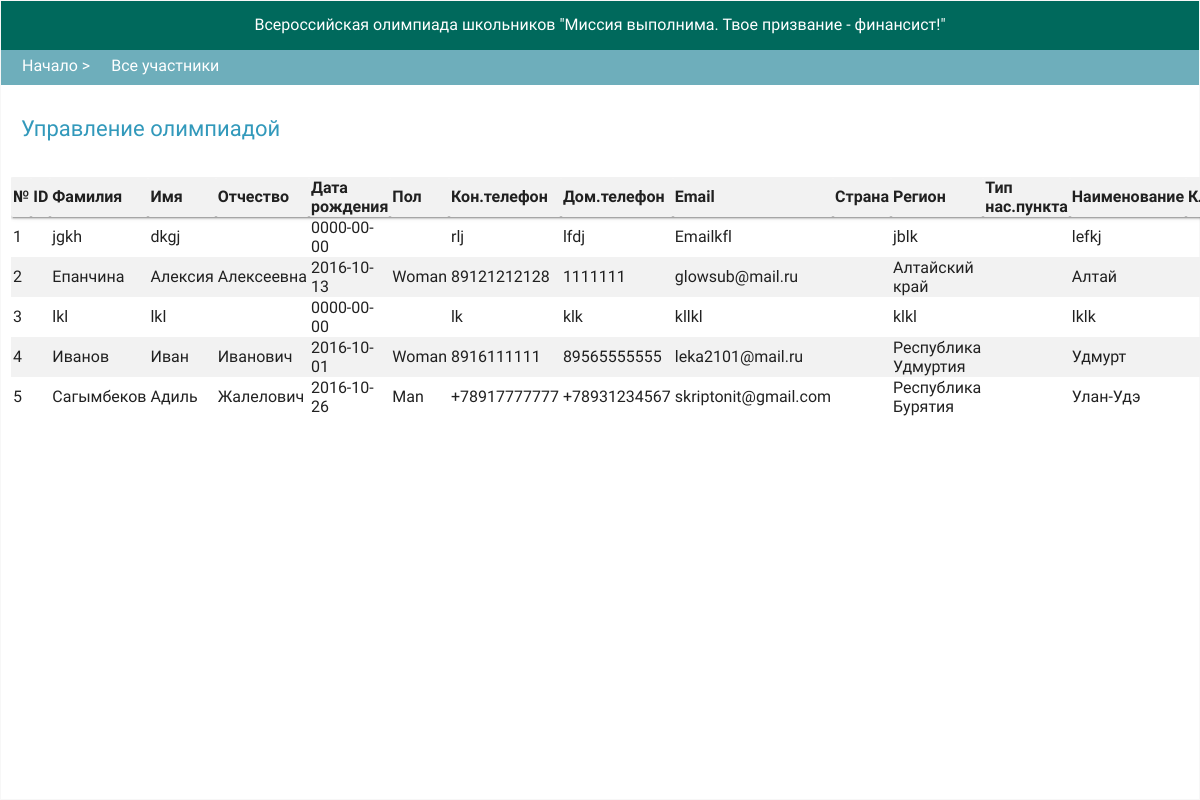
Screenshot of /viewallusers.php with the database file from the repository.
### tables this page shows
CREATE TABLE IF NOT EXISTS `profile` (
  `Surname` varchar(30) NOT NULL,
  `Name` varchar(30) NOT NULL,
  `MiddleName` varchar(30) NOT NULL,
  `Birthday` date NOT NULL,
  `Sex` enum('Man','Woman') NOT NULL,
  `ContactPhone` varchar(30) NOT NULL,
  `HomePhone` varchar(30) NOT NULL,
  `Privileges1` enum('Да','Нет') NOT NULL,
  `Privileges2` enum('Да','Нет') NOT NULL,
  `Privileges3` enum('Да','Нет') NOT NULL,
  `Region` varchar(50) NOT NULL,
  `TypeOfSettlement` varchar(50) NOT NULL,
  `TheVillage` varchar(50) NOT NULL,
  `Email` varchar(50) NOT NULL,
  PRIMARY KEY (`Email`)
);

### viewallusers.php (the view, shortened to what this page needs)
<html>
<head>
<link rel="stylesheet" type="text/css" href="css/style.css" />
<link type="text/css" rel="stylesheet" href="css/materialize.css"  media="screen,projection"/>
</head>
<body>
  <div id="header">
      <p id="title">Всероссийская олимпиада школьников "Миссия выполнима. Твое призвание - финансист!"</p>
      <p class="nav-wrapper" id="title1"><a class="left hide-on-med-and-down" href="main.php">Начало ></a><a class="left hide-on-med-and-down" href="viewallusers.php">Все участники</a></p>
      <p id="title2">Управление олимпиадой</p>
  </div>
  <?php
  $perpage = 30;
  if (empty($_GET['page']) || ($_GET['page'] <= 0)) {
  $page = 1;
  } else {
  $page = (int) $_GET['page'];
  }
  $start_pos = ($page -1) * $perpage;
echo "<div style='text-align:center'>";
echo "<br></div>";?>
<div class="row">
<div id="maintable" class="col s12">
<table class="container striped responsive-table highlight">
<?
echo "<tr class=card-panel teal lighten-2  align=center>";
echo "<th>№</th>";
echo "<th>ID</th>";
echo "<th>Фамилия</th>";
echo "<th>Имя</th>";
echo "<th>Отчество</th>";
echo "<th style='width: 100px'>Дата рождения</th>";
echo "<th>Пол</th>";
echo "<th>Кон.телефон</th>";
echo "<th>Дом.телефон</th>";
echo "<th>Email</th>";
echo "<th>Страна</th>";
echo "<th>Регион</th>";
echo "<th>Тип нас.пункта</th>";
echo "<th>Наименование</th>";
echo "<th>Класс</th>";
echo "</tr>";
$result = mysql_query('select * from profile limit '.$start_pos.', '.$perpage.'') or die('error!');
$number = 0;
while ($row = mysql_fetch_array($result))
 {
    $number++;
    $Id = $row['Id'];
    $Surname = $row['Surname'];
    $Name = $row['Name'];
    $MiddleName = $row['MiddleName'];
    $Birthday = $row['Birthday'];
    $Sex = $row['Sex'];
    $ContactPhone = $row['ContactPhone'];
    $HomePhone = $row['HomePhone'];
    $Nationality = $row['Nationality'];
    $Region = $row['Region'];
    $TypeofSettlement = $row['TypeofSettlement'];
    $TheVillage = $row['TheVillage'];
    $Email = $row['Email'];
    $Class = $row['Class'];
    echo "<tr align=center><td>$number</td>";
    echo "<td>$Id</td>";
    echo "<td>$Surname</td>";
    echo "<td>$Name</td>";
    echo "<td>$MiddleName</td>";
    echo "<td>$Birthday</td>";
    echo "<td>$Sex</td>";
    echo "<td>$ContactPhone</td>";
    echo "<td>$HomePhone</td>";
    echo "<td>$Email</td>";
    echo "<td>$Nationality</td>";
    echo "<td>$Region</td>";
    echo "<td>$TypeofSettlement</td>";
    echo "<td>$TheVillage</td>";
    echo "<td>$Class</td>";
    echo "</tr>";
}
?>
</table>
</div>
</div>
</body>
</html>

### css/style.css (style rules this page uses)
body { data-disable-scrolling="false" !important; data-disable-scrolling: false; margin: 50px; font-family: "Roboto", sans-serif; border: 0.1px solid; border-color:#f7f7f7; }
#title1 a { color:#fff; }
#title { position: relative; height:50px; background: #00695C; font-size: 16px; text-align: center; line-height: 3em; color: #FFFFFF; }
#title1 { position: relative; height:35px; margin-top: -17px; background: #6EAEBB; font-size: 16px; line-height: 2em; color: #FFFFFF; text-indent: 1em; }
#title2 { height:25px; font-size: 22px; margin-left: 20px; line-height: 2em; color: #3299BB; }
a { text-decoration: none; color:#3299BB; margin-left: 5px; }
#maintable { height: 600px; overflow-y: scroll; overflow-x: scroll; margin-left: 10px; }

### rows the page displays
profile: Surname "jgkh", Name "dkgj", Birthday "0000-00-00", ContactPhone "rlj", HomePhone "lfdj", Email "Emailkfl", Region "jblk", TheVillage "lefkj"
profile: Surname "Епанчина", Name "Алексия", MiddleName "Алексеевна", Birthday "2016-10-13", Sex "Woman", ContactPhone "89121212128", HomePhone "1111111", Email "glowsub@mail.ru", Region "Алтайский край", TheVillage "Алтай"
profile: Surname "lkl", Name "lkl", Birthday "0000-00-00", ContactPhone "lk", HomePhone "klk", Email "kllkl", Region "klkl", TheVillage "lklk"
profile: Surname "Иванов", Name "Иван", MiddleName "Иванович", Birthday "2016-10-01", Sex "Woman", ContactPhone "8916111111", HomePhone "89565555555", Email "leka2101@mail.ru", Region "Республика Удмуртия", TheVillage "Удмурт"
profile: Surname "Сагымбеков", Name "Адиль", MiddleName "Жалелович", Birthday "2016-10-26", Sex "Man", ContactPhone "+78917777777", HomePhone "+78931234567", Email "skriptonit@gmail.com", Region "Республика Бурятия", TheVillage "Улан-Удэ"
